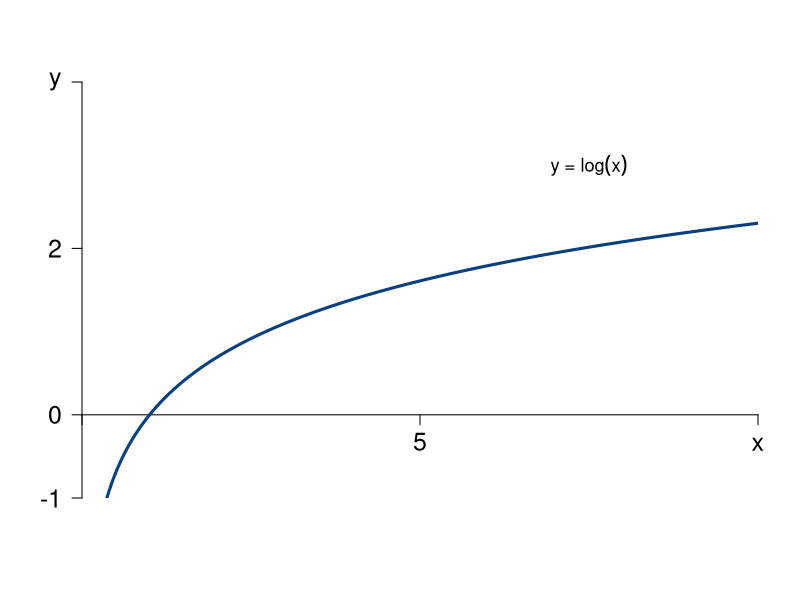

Write the R code that produced this figure.
#Graph Designer: Scott Cohn
#Authors: Bowles and Halliday
#Title: Coordination, Conflict and Competition: A Text in Microeconomics

library(shape)
pdf(file = "mathappendix/logarithm.pdf", width = 8, height = 6)
#par(mar=c(0.75,0.75,0.75,0.75))

#Set parameters for graphics
axislabelsize <- 1.5
labelsize <- 1.1
graphlinewidth <- 3
segmentlinewidth <- 2

COL <- c("#7fc97f", "#beaed4", "#fdc086", "#ffff99", "#386cb0", "#f0027f", "#bf5b17", "#666666")
COLA <- c("#e0f3db", "#99d8c9","#66c2a4","#41ae76", "#238b45", "#005824")
COLB <- c("#4eb3d3", "#2b8cbe", "#0868ac","#084081")

xlims <- c(0, 10)
ylims <- c(-1, 4)

npts <- 501 
x <- seq(xlims[1], xlims[2], length.out = npts)
y <- seq(ylims[1], ylims[2], length.out = npts) 

plot(0, 0, xlim = xlims, ylim = ylims, type = "n",
     xlab = expression(paste("")),
     ylab = expression(paste("")), 
     xaxt = "n", 
     yaxt = "n", 
     cex.lab = axislabelsize, 
     bty = "n", 
     xaxs="i", 
     yaxs="i"
)

ticksx <- c(xlims[1], 5, xlims[2])
xlabels <- c(NA, 5, expression(x))
ticksy <- c(ylims[1], 0, 2, ylims[2])
ylabels <- c(-1, 0, 2, expression(y))

axis(1,at = ticksx,  pos = 0, labels = xlabels, cex.axis = axislabelsize)
axis(2,at = ticksy,  pos = 0, labels = ylabels, las = 1, cex.axis = axislabelsize)

npts <- 500 
xx1 <- seq(xlims[1], xlims[2], length.out = npts)
xx2 <-seq(xlims[1], xlims[2] - 4, length.out = npts)
xx3 <- seq(xlims[1], 0, length.out = npts)

#Axis labels
#mtext(expression(paste("", x)), side = 1, line = 2.5, cex = axislabelsize)
#text(-.5, 0.5*ylims[2], expression(paste("", y)), xpd = TRUE, cex = axislabelsize, srt = 90) 

# lines
lines(xx1, log(xx1), col = COLB[4], lwd = graphlinewidth)

# points
#points(1.333, 10.333, pch = 16, col = "black", cex = 1.5)

# label function
text(7.5, 3, expression(paste("y = ", log(x))),  xpd = TRUE, cex = labelsize)

dev.off()
